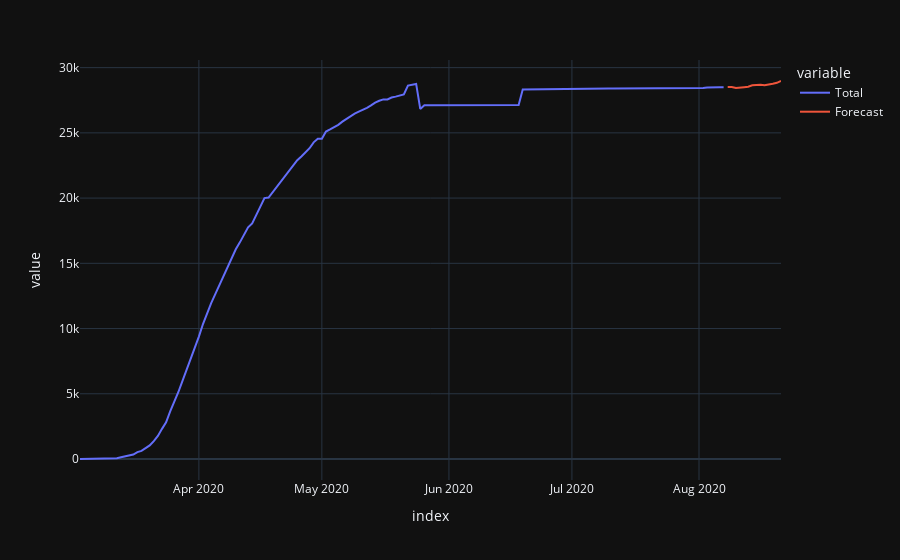

Here is the notebook cell this chart was saved with:
### Code cell
Future(order, seasonal_order)

### Figure 1 — Plotly figure (JSON) as saved in the notebook; plotly's stock layout.template omitted (floating-point values rounded to 4 significant figures; data arrays with more than 128 entries replaced by an {"elided": "..."} marker saying what was removed)
{"data": [{"hovertemplate": "variable=Total<br>index=%{x}<br>value=%{y}<extra></extra>", "legendgroup": "Total", "line": {"color": "#636efa", "dash": "solid"}, "mode": "lines", "name": "Total", "orientation": "v", "showlegend": true, "type": "scatter", "x": {"elided": "172 str values"}, "xaxis": "x", "y": {"elided": "172 int values"}, "yaxis": "y"}, {"hovertemplate": "variable=Forecast<br>index=%{x}<br>value=%{y}<extra></extra>", "legendgroup": "Forecast", "line": {"color": "#EF553B", "dash": "solid"}, "mode": "lines", "name": "Forecast", "orientation": "v", "showlegend": true, "type": "scatter", "x": {"elided": "172 str values"}, "xaxis": "x", "y": {"elided": "172 float values"}, "yaxis": "y"}], "layout": {"legend": {"title": {"text": "variable"}, "tracegroupgap": 0}, "margin": {"t": 60}, "xaxis": {"anchor": "y", "domain": [0, 1], "title": {"text": "index"}}, "yaxis": {"anchor": "x", "domain": [0, 1], "title": {"text": "value"}}}}
